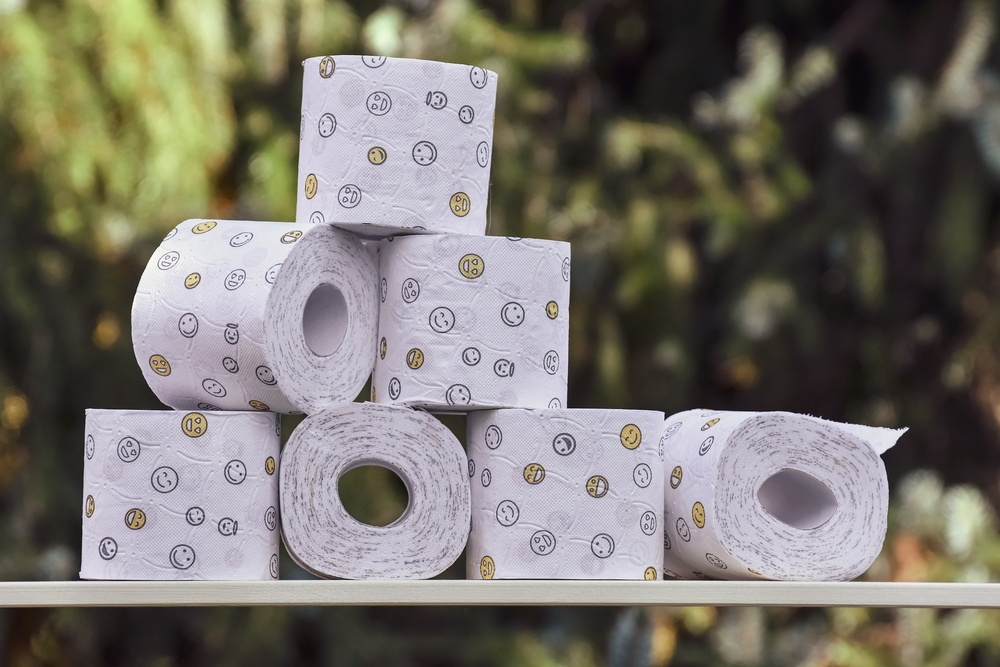
#> input picture image/toiletpaper.jpg, 1000 x 667 px, shrunk from 1920 x 1280 before the run
$ python GLCM.py   (older library calls are emulated)
#> lines starting #> are read from the running program, lines starting #| are printed output that depends on the picture; long printed decimals are rounded
import cv2
import numpy as np
from skimage.feature import graycomatrix, graycoprops

# Load image
img = cv2.imread('image/toiletpaper.jpg', cv2.IMREAD_GRAYSCALE)
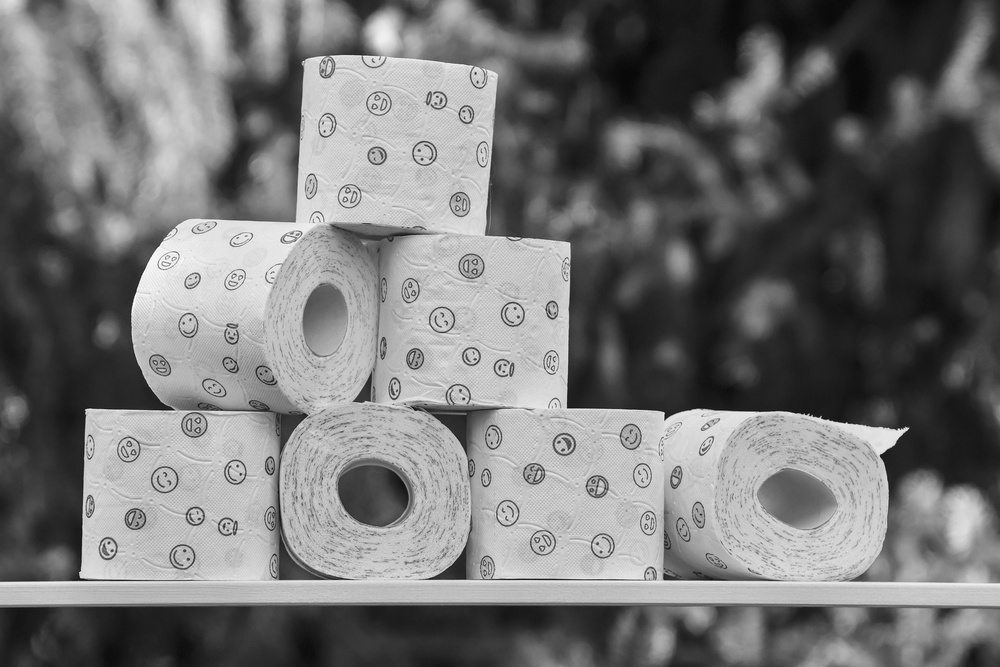
#> img: shape (667, 1000); min 8, max 255, mean 116.3

# Define GLCM properties
d = 1
theta = [0, np.pi/4, np.pi/2, 3*np.pi/4]

# Compute GLCM
glcm = graycomatrix(img, distances=[d], angles=theta, levels=256, symmetric=True, normed=True)

# Compute GLCM properties
contrast = graycoprops(glcm, 'contrast')
#> contrast = [[184.9, 300.3, 207.5, 304.7]]
homogeneity = graycoprops(glcm, 'homogeneity')
#> homogeneity = [[0.358, 0.297, 0.368, 0.296]]
correlation = graycoprops(glcm, 'correlation')
#> correlation = [[0.98, 0.968, 0.978, 0.967]]
energy = graycoprops(glcm, 'energy')
#> energy = [[0.0281, 0.0247, 0.0292, 0.025]]

# Print results
print('Contrast: ', contrast[0][0])
#| Contrast:  184.904
print('Homogeneity: ', homogeneity[0][0])
#| Homogeneity:  0.358
print('Correlation: ', correlation[0][0])
#| Correlation:  0.9803
print('Energy: ', energy[0][0])
#| Energy:  0.02806

$ run again, with image/balon.jpg copied over image/toiletpaper.jpg
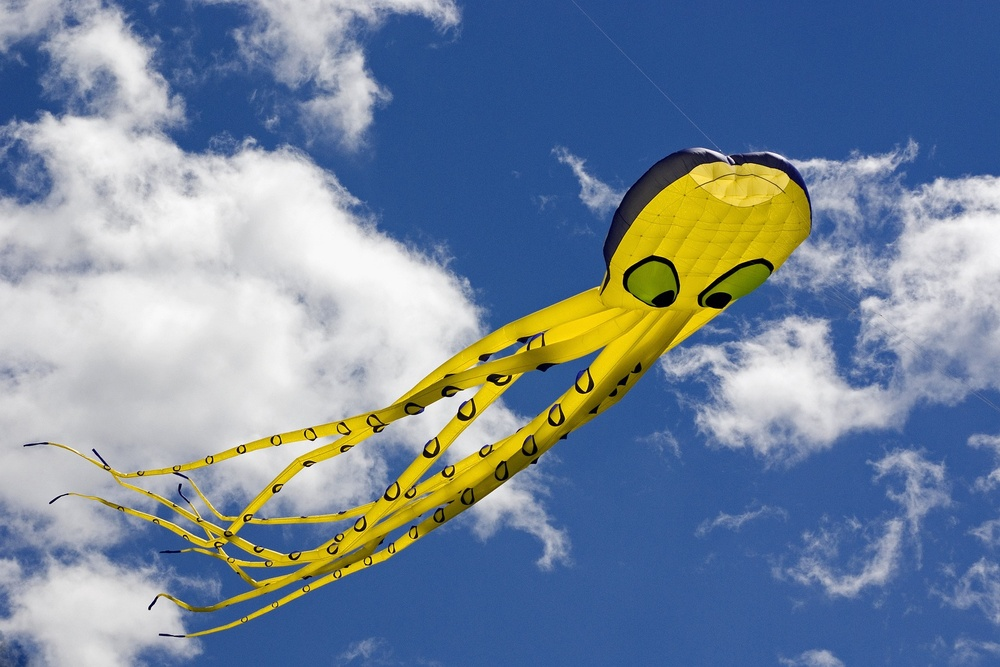
#> input picture image/balon.jpg, 1000 x 667 px, shrunk from 1920 x 1280 before the run
#> `img = cv2.imread('image/toiletpaper.jpg', cv2.IMREAD_GRAYSCALE)`:
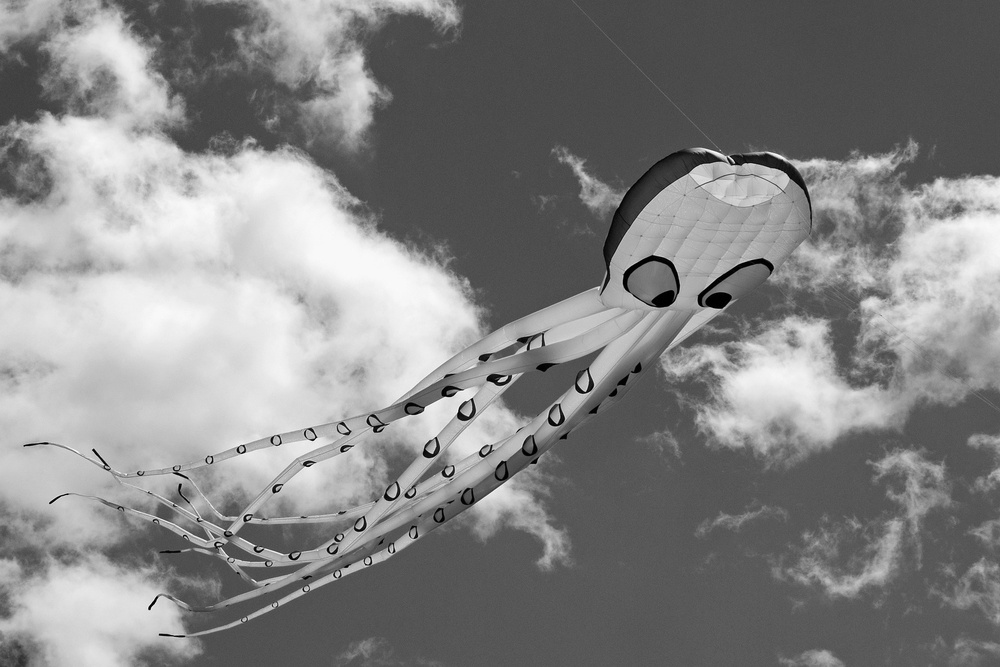
#> img: shape (667, 1000); min 0, max 255, mean 133
#> contrast = [[89.83, 179.3, 119.4, 146]]
#> homogeneity = [[0.361, 0.31, 0.354, 0.309]]
#> correlation = [[0.987, 0.974, 0.983, 0.979]]
#> energy = [[0.0385, 0.036, 0.0388, 0.0359]]
#| Contrast:  89.831
#| Homogeneity:  0.3614
#| Correlation:  0.9869
#| Energy:  0.03846

$ run again, with image/boat.jpg copied over image/toiletpaper.jpg
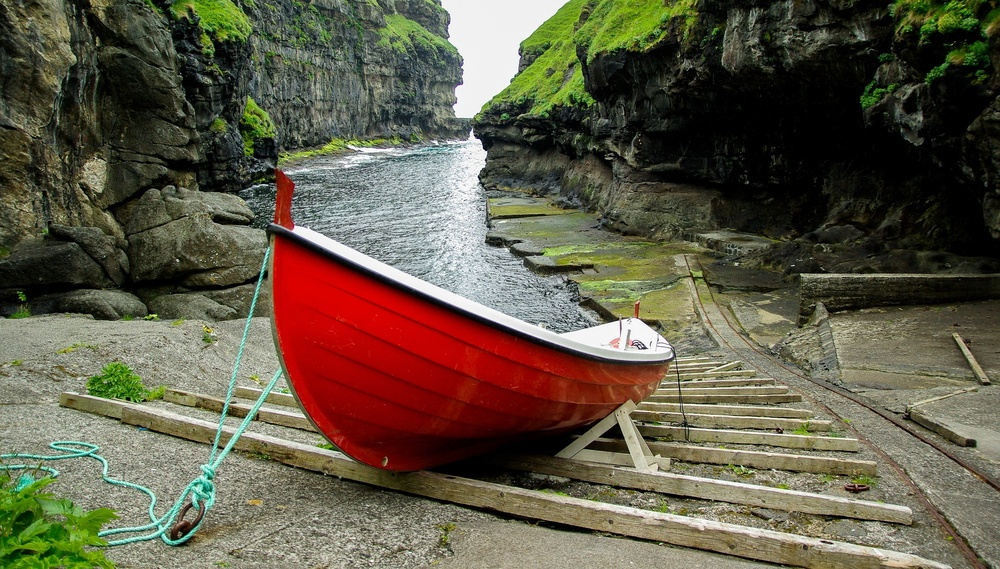
#> input picture image/boat.jpg, 1000 x 569 px, shrunk from 1920 x 1093 before the run
#> `img = cv2.imread('image/toiletpaper.jpg', cv2.IMREAD_GRAYSCALE)`:
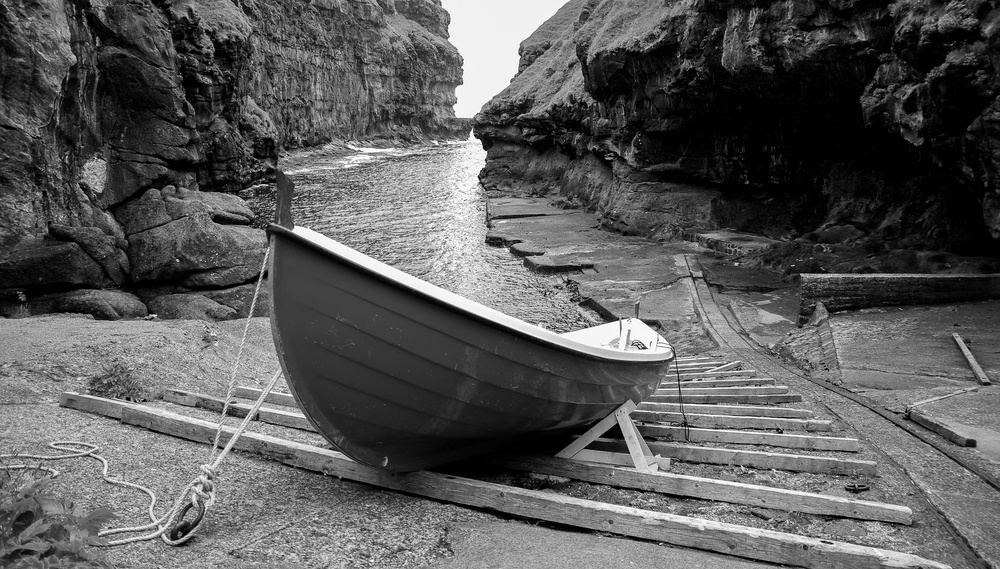
#> img: shape (569, 1000); min 0, max 255, mean 90.2
#> contrast = [[412, 795.8, 745.7, 918.1]]
#> homogeneity = [[0.177, 0.146, 0.153, 0.14]]
#> correlation = [[0.949, 0.902, 0.908, 0.887]]
#> energy = [[0.0324, 0.0299, 0.0311, 0.0297]]
#| Contrast:  411.986
#| Homogeneity:  0.1771
#| Correlation:  0.9492
#| Energy:  0.03238

$ run again, with image/bottles.jpg copied over image/toiletpaper.jpg
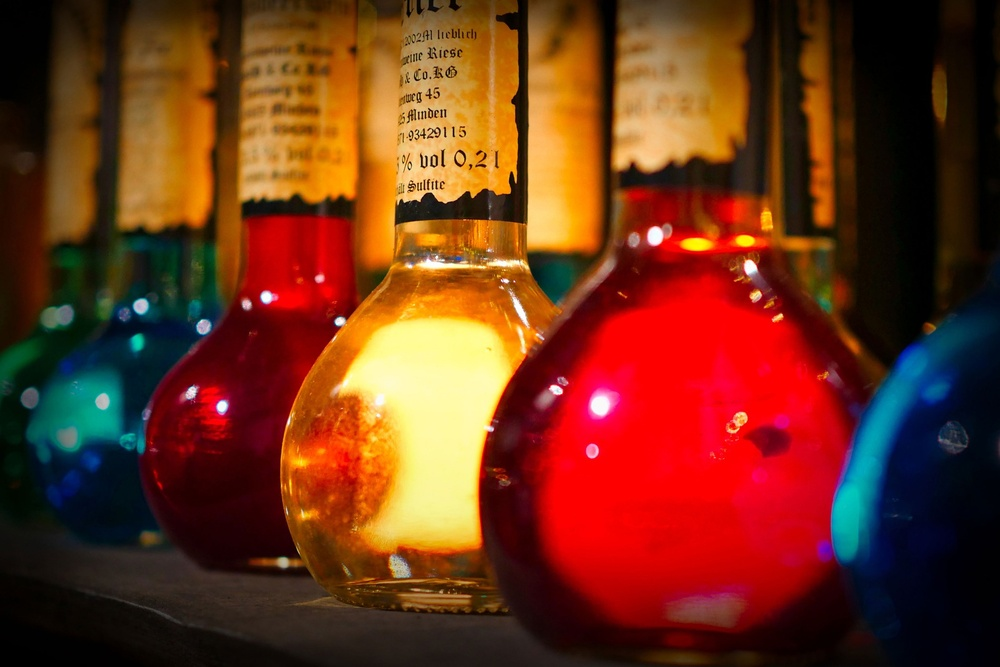
#> input picture image/bottles.jpg, 1000 x 667 px, shrunk from 1920 x 1280 before the run
#> `img = cv2.imread('image/toiletpaper.jpg', cv2.IMREAD_GRAYSCALE)`:
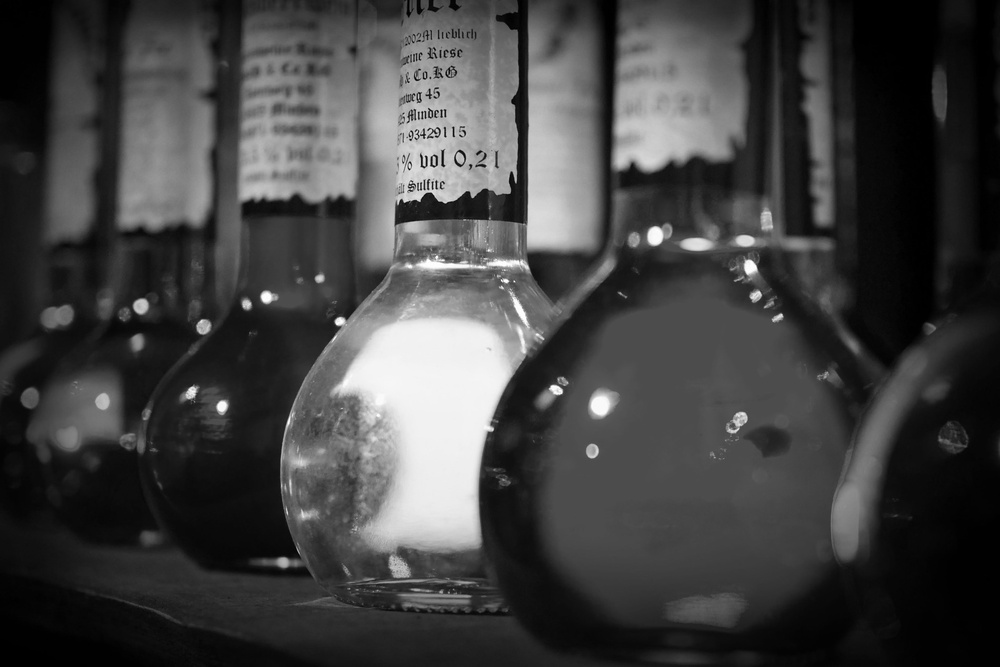
#> img: shape (667, 1000); min 0, max 255, mean 65.5
#> contrast = [[64.94, 97.49, 44.54, 94.41]]
#> homogeneity = [[0.551, 0.479, 0.573, 0.481]]
#> correlation = [[0.991, 0.986, 0.994, 0.987]]
#> energy = [[0.0603, 0.0563, 0.0614, 0.0563]]
#| Contrast:  64.938
#| Homogeneity:  0.5509
#| Correlation:  0.9908
#| Energy:  0.06032
